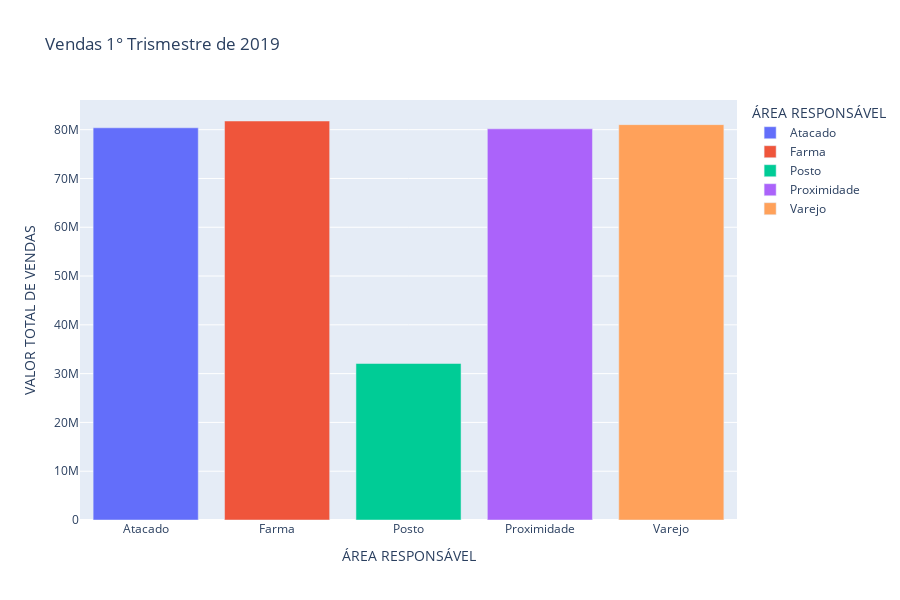

Here is the notebook cell this chart was saved with:
### Code cell
import plotly.express as px
fig = px.bar(totalPorArea, 
             x='ÁREA RESPONSÁVEL', 
             y='VALOR TOTAL DE VENDAS', 
             title="Vendas 1° Trismestre de 2019",
             color=totalPorArea['ÁREA RESPONSÁVEL'],
             height=600, 
             width=900
            )
fig.show()

### Figure 1 — Plotly figure (JSON) as saved in the notebook; plotly's stock layout.template omitted (floating-point values rounded to 4 significant figures)
{"data": [{"alignmentgroup": "True", "hovertemplate": "ÁREA RESPONSÁVEL=%{x}<br>VALOR TOTAL DE VENDAS=%{y}<extra></extra>", "legendgroup": "Atacado", "marker": {"color": "#636efa", "pattern": {"shape": ""}}, "name": "Atacado", "offsetgroup": "Atacado", "orientation": "v", "showlegend": true, "textposition": "auto", "type": "bar", "x": ["Atacado"], "xaxis": "x", "y": [80380000.0], "yaxis": "y"}, {"alignmentgroup": "True", "hovertemplate": "ÁREA RESPONSÁVEL=%{x}<br>VALOR TOTAL DE VENDAS=%{y}<extra></extra>", "legendgroup": "Farma", "marker": {"color": "#EF553B", "pattern": {"shape": ""}}, "name": "Farma", "offsetgroup": "Farma", "orientation": "v", "showlegend": true, "textposition": "auto", "type": "bar", "x": ["Farma"], "xaxis": "x", "y": [81780000.0], "yaxis": "y"}, {"alignmentgroup": "True", "hovertemplate": "ÁREA RESPONSÁVEL=%{x}<br>VALOR TOTAL DE VENDAS=%{y}<extra></extra>", "legendgroup": "Posto", "marker": {"color": "#00cc96", "pattern": {"shape": ""}}, "name": "Posto", "offsetgroup": "Posto", "orientation": "v", "showlegend": true, "textposition": "auto", "type": "bar", "x": ["Posto"], "xaxis": "x", "y": [32070000.0], "yaxis": "y"}, {"alignmentgroup": "True", "hovertemplate": "ÁREA RESPONSÁVEL=%{x}<br>VALOR TOTAL DE VENDAS=%{y}<extra></extra>", "legendgroup": "Proximidade", "marker": {"color": "#ab63fa", "pattern": {"shape": ""}}, "name": "Proximidade", "offsetgroup": "Proximidade", "orientation": "v", "showlegend": true, "textposition": "auto", "type": "bar", "x": ["Proximidade"], "xaxis": "x", "y": [80170000.0], "yaxis": "y"}, {"alignmentgroup": "True", "hovertemplate": "ÁREA RESPONSÁVEL=%{x}<br>VALOR TOTAL DE VENDAS=%{y}<extra></extra>", "legendgroup": "Varejo", "marker": {"color": "#FFA15A", "pattern": {"shape": ""}}, "name": "Varejo", "offsetgroup": "Varejo", "orientation": "v", "showlegend": true, "textposition": "auto", "type": "bar", "x": ["Varejo"], "xaxis": "x", "y": [81030000.0], "yaxis": "y"}], "layout": {"barmode": "relative", "height": 600, "legend": {"title": {"text": "ÁREA RESPONSÁVEL"}, "tracegroupgap": 0}, "title": {"text": "Vendas 1° Trismestre de 2019"}, "width": 900, "xaxis": {"anchor": "y", "categoryarray": ["Atacado", "Farma", "Posto", "Proximidade", "Varejo"], "categoryorder": "array", "domain": [0, 1], "title": {"text": "ÁREA RESPONSÁVEL"}}, "yaxis": {"anchor": "x", "domain": [0, 1], "title": {"text": "VALOR TOTAL DE VENDAS"}}}}
